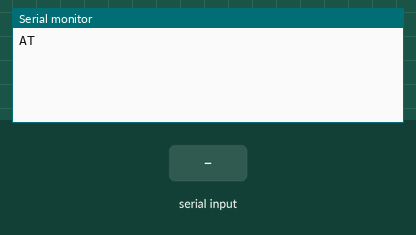
This sketch was run on a simulated Arduino Uno, built with avr-gcc and run on an emulated ATmega328P. Shown: the last lines printed to the serial monitor. The test bench sets the inputs (shaded band).

Above: at 1.4 s.
1.5 s: "1" received over the second serial link
At 2.7 s:
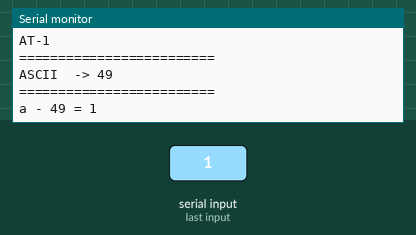
3.0 s: "0" received over the second serial link
At 4.1 s:
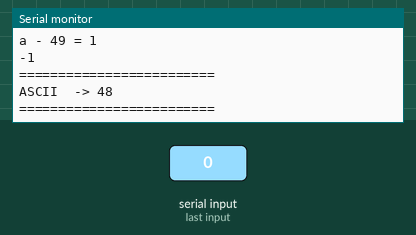

Measured:
- after the input at 1.5 s, the serial monitor: prints a new line at once (image 1)
- after the input at 3.0 s, the serial monitor: prints a new line at once (image 2)

The sketch:

BT_Master_success.ino
```cpp
/*   此藍芽模組可能不是HC-08，有可能是BT-05，詳細請參照下面文件指令
 *   2023/12/6 請嘗試進入AT模式，並參照https://www.dmatektw.com/archive/product/item/%E4%B8%AD%E6%96%87/Peripheral-P/BT/BLE4-20160321.pdf指令
 *   來連接另一快藍芽模組，資料傳遞使用ASCII碼
 *
 *   進入AT模式的可能方法，確保藍芽沒有連接到其他裝置。輸入AT OR 'AT'，如不行請重置板子，長按10秒以上
 *
 *
 */

#include <SoftwareSerial.h>

SoftwareSerial BTserial(2, 3); // RX | TX
// Connect the HC-08 TX to Arduino pin 2 RX.
// Connect the HC-08 RX to Arduino pin 3 TX through a voltage divider.

void setup()
{
  Serial.begin(9600);
  BTserial.begin(9600);
  delay(200);
  Serial.write("AT");
}

void loop()
{
  if (BTserial.available())//收到藍芽訊號
  {
    auto a=BTserial.read();
    Serial.println(BTserial.read());
    Serial.println("=========================");
    Serial.print("ASCII  -> ");
    Serial.println(a);
    Serial.println("=========================");
    if(a==49)
      Serial.println("a - 49 = 1");
  }
  if (Serial.available())//Serial傳遞出去
  {
    BTserial.write(Serial.read());
  }
}

//
```
